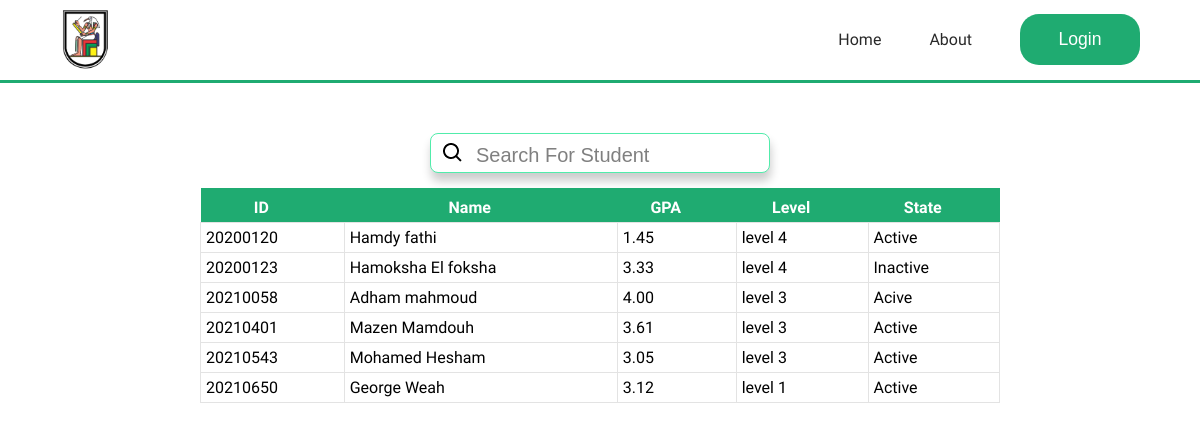
/students/, run on an earlier commit of the app's database.
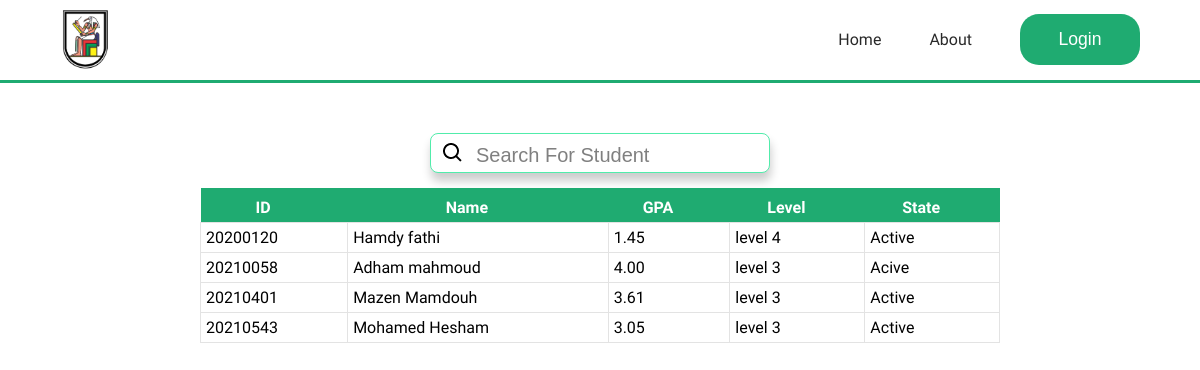
And on a later commit of the database.
### students/models.py (models this page shows, shortened)
class Student(models.Model):    # Table
    id = models.IntegerField(primary_key=True, validators=[MinValueValidator(10000000), MaxValueValidator(99999999)],default=20210000)
    firstName = models.CharField(max_length=20) # create a record name in table
    lastName = models.CharField(max_length=20) # create a record name in table
    department = models.CharField(max_length=2, choices= DEPARTMENT, null= True)
    email = models.EmailField(max_length = 254)
    birthdate = models.DateField(blank=True, null=True)
    gender = models.CharField(max_length=15, choices=GENDER)
    phone = models.CharField(max_length=12)
    GPA = models.DecimalField(  max_digits =3,decimal_places= 2,default=1.0)
    date_added = models.DateTimeField(auto_now=True)
    level = models.CharField(max_length= 20, choices=LEVEL, null= True)
    status = models.CharField(max_length= 20, choices=STATUS, null= True)

### students/views.py (the view)
# urls.py: path('',views.allStudents, name= "all_students"),
def allStudents(request):
    student_list = Student.objects.all()
    context = {'students': student_list}
    return render(request, 'students/all_students.html', context)

### studentsAffair/context_processors.py (called while the page is built)
def session_variables(request):
    my_variable = request.session.get('authenticated',False)
    return {'authenticated': my_variable}

### students/templates/students/all_students.html (shortened to what this page needs)
{% extends 'main.html' %}
{% load static %}
{% block style %}
<head>
  <link rel="stylesheet" href={% static "styles/TableStyle.css" %}>
</head>
{% endblock style %}
{% block content %}
    <div class="content">
        <div class="search-Container">
                <input type="text" id="myInput" onkeyup="tableSearch()" placeholder="Search For Student">
        </div>
        <table id="myTable" width="100%">
            <thead>
                <tr>
                    <th>ID</th>
                    <th>Name</th>
                    <th>GPA</th>
                    <th>Level</th>
                    <th>State</th>
                </tr>
            </thead>
            <tbody>
              {% for student in students %}
                <tr>
                  <td>{{student.id}}</td>
                  <td>{{student.firstName}} {{student.lastName}}</td>
                  <td>{{student.GPA}}</td>
                  <td>{{student.level}}</td>
                  <td>
                  {{student.status}}
                  </td>
                </tr>
              {% endfor %}
            </tbody>
        </table>
    </div>
{% endblock content %}

### templates/main.html (shortened to what this page needs)
{% load static %}
<!DOCTYPE html>
<html lang="en">
<head>
  {% block style %}{% endblock style %}
  <link rel="stylesheet" href={% static "styles/navbar.css" %}>
</head>
<body>
  {% include 'navbar.html' %}
  {% block content %}
  {% endblock content %}
</body>
</html>

### templates/navbar.html (shortened to what this page needs)
{% load static %}
<nav>
  <div class="container">
    <a href="./Home.html" class="logo-container">
      <img src={% static "assets/cu-logo.png" %} alt="" class="logo">
    </a>
    <div class="nav-list-container">
      <ul class="nav-list">
        <li><a href="{% url 'home:home' %}" id="home">Home</a></li>
        <li><a href="{% url 'about:about' %}" id="about">About</a></li>
      </ul>
      {% if not authenticated %}
      <a href="{% url 'login:login' %}" class="login-button" id="login" name = "login"><button>
        Login
        </button>
      </a>
      {% else %}
      <a href="#" class="login-button" id="logout" name = "logout">
        <button>
        Logout
        </button>
      </a>
      {% endif %}
    </div>
  </div>
</nav>

### static/styles/TableStyle.css (style rules this page uses)
:root { --searchFiled-txt-color: #360d0d; --searchFiled-placeholder-color: gray; --table-txt-color: #fff; --table-firstRow-color: #e3e3e3; --stateSwitch-active-color:var(--green); --stateSwitch-inactive-color: gray; }
.content { display: flex; flex-direction: column; justify-content: center; align-items: center; margin: 40px 5rem; }
.search-Container { display: block; margin: 0 auto; justify-content: center; align-items: center; }
#myInput { display: inline-flex; width: 340px; height: 40px; margin: 10px 0 15px; padding: 10px 10px 4px 45px; border: 1px solid var(--light-green); border-radius: 8px; color: var(--searchFiled-txt-color); font-size: 20px; background-repeat: no-repeat; background-position: 10px center; box-shadow: 1px 8px 10px rgba(0, 0, 0, .2); }
#myInput::placeholder { color: var(--searchFiled-placeholder-color); width: 100%; }
table { border-collapse: collapse; width: 800px; height: auto; }
table thead th { text-align: center; background-color: var(--green); color: var(--table-txt-color); padding: 10px 30px 5px 8px; margin: auto; font-weight: bold; }
table td { border: 1px solid var(--table-firstRow-color); padding: 5px; }
table tr:nth-child(even) td { background-color: var(--white-green); }

### static/styles/navbar.css (style rules this page uses)
nav { border-bottom: 3px solid var(--green); min-height: 55px; }
.container { display: flex; justify-content: space-between; align-items: center; width: 90%; margin: auto; }
.logo { width: 50px; }
.nav-list-container { display: flex; padding-block: 0.5rem; gap: 3rem; color: var(--black); }
.nav-list-container ul { display: flex; list-style: none; text-transform: capitalize; gap: 3rem; }
.nav-list-container ul li a, .login-button, .submit-btn { transition: 0.25s; }
.logo-container { padding-top: 10px; padding-bottom: 5px; display: flex; align-items: center; justify-content: center; }
.login-button { outline: none; border: none; width: 120px; background-color: var(--green); color: var(--white); border-radius: 19px; font-size: 1rem; cursor: pointer; font-weight: 700; display: flex; justify-content: center; align-items: center; }
.login-button button { color: white; outline: none; border: none; background-color: transparent; font-size: 1.1rem; }

### static/styles/custom.css (style rules this page uses)
:root { --black : #292929; --green : #1FAB71; --white : #fff; --light-green : #51ecab; --light-grey : rgba(32, 32, 32, 0.3); --green-white :#c3e7d8; }
*, *::before, *::after { box-sizing: border-box; }
a { text-decoration: none; color: var(--black); }
li { list-style: none; }
body { padding: 0; margin: 0; font-family: 'Work Sans', sans-serif; min-height: 100vh; display: flex; flex-direction: column; }
button { cursor: pointer; }

What changed in the data, as far as the page shows it:
removed Student: id "20200123", firstName "Hamoksha", lastName "El foksha", GPA "3.33", level "level 4", status "Inactive"
removed Student: id "20210650", firstName "George", lastName "Weah", GPA "3.12", level "level 1", status "Active"
